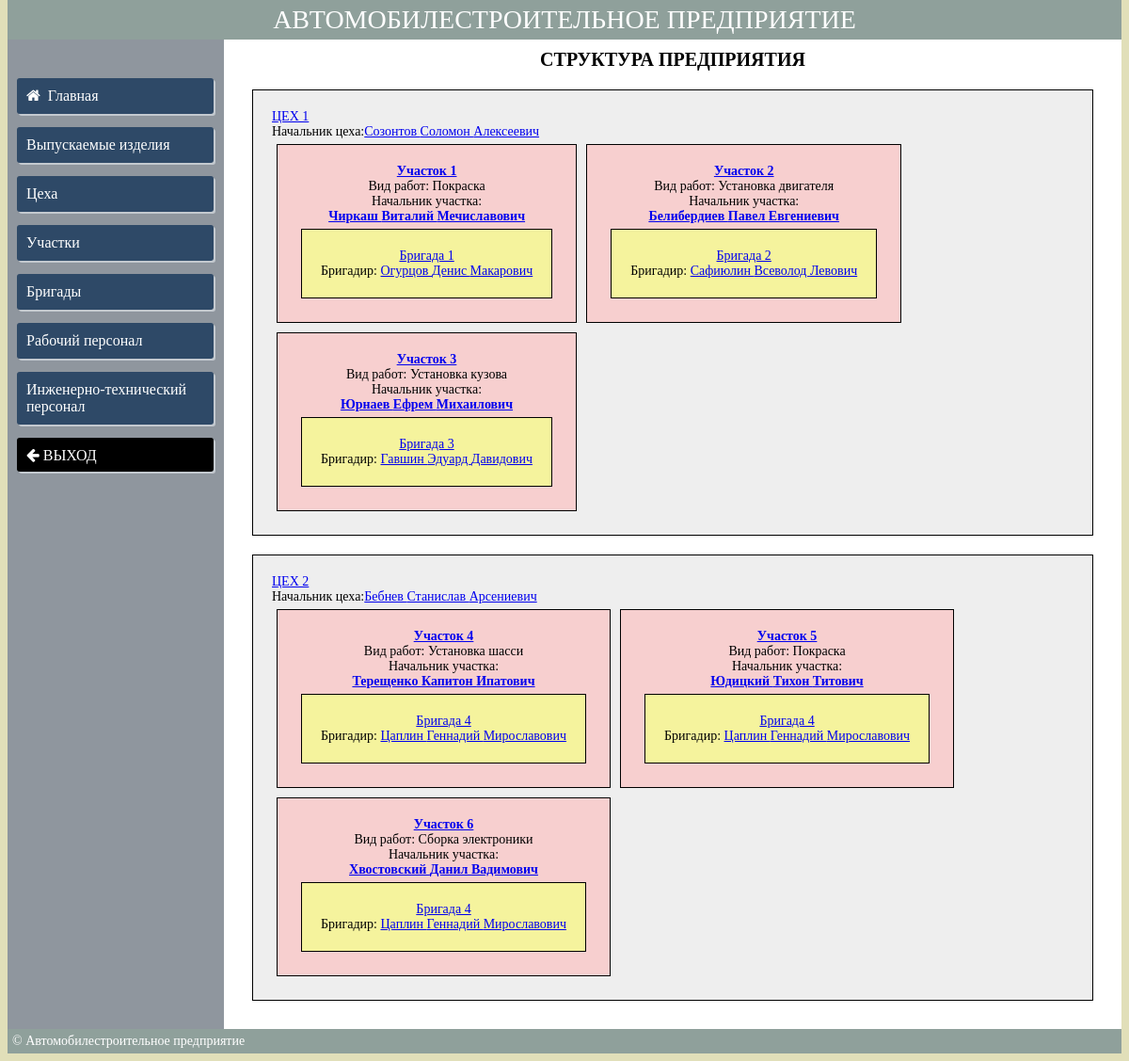
/admin/index.php (signed in), run on the app's committed database.
### tables this page shows
CREATE TABLE IF NOT EXISTS `workshops` (
  `id_workshop` int(11) NOT NULL AUTO_INCREMENT,
  `workshop_name` varchar(255) DEFAULT NULL,
  `workshop_manager` int(11) DEFAULT NULL,
  PRIMARY KEY (`id_workshop`),
  KEY `workshop_manager` (`workshop_manager`)
);

CREATE TABLE IF NOT EXISTS `engineering_staff` (
  `id_worker` int(11) NOT NULL AUTO_INCREMENT,
  `last_name` varchar(20) NOT NULL,
  `first_name` varchar(20) NOT NULL,
  `patronymic` varchar(20) NOT NULL,
  `id_position` int(11) DEFAULT NULL,
  PRIMARY KEY (`id_worker`),
  KEY `position` (`id_position`)
);

CREATE TABLE IF NOT EXISTS `plots` (
  `id_plot` int(11) NOT NULL AUTO_INCREMENT,
  `plot_name` varchar(255) DEFAULT NULL,
  `plot_manager` int(11) DEFAULT NULL,
  `id_brigade` int(11) DEFAULT NULL,
  `id_workshop` int(11) DEFAULT NULL,
  PRIMARY KEY (`id_plot`),
  KEY `id_workshop` (`id_workshop`),
  KEY `plot_manager` (`plot_manager`),
  KEY `id_brigade` (`id_brigade`)
);

CREATE TABLE IF NOT EXISTS `brigades` (
  `id_brigade` int(11) NOT NULL AUTO_INCREMENT,
  `brigade_name` varchar(255) NOT NULL,
  `brigadier` int(11) DEFAULT NULL,
  PRIMARY KEY (`id_brigade`),
  KEY `brigadier` (`brigadier`)
);

CREATE TABLE IF NOT EXISTS `working_staff` (
  `id_worker` int(11) NOT NULL AUTO_INCREMENT,
  `last_name` varchar(20) NOT NULL,
  `first_name` varchar(20) NOT NULL,
  `patronymic` varchar(20) NOT NULL,
  `id_position` int(11) DEFAULT NULL,
  `id_brigade` int(11) DEFAULT NULL,
  PRIMARY KEY (`id_worker`),
  KEY `id_brigade` (`id_brigade`),
  KEY `id_position` (`id_position`)
);

### admin/index.php (the view, shortened to what this page needs)
<?php $link=mysqli_connect("localhost","cb33831_company","Muhammed4815162342","cb33831_company");?>
<html>
	<head>
		<link rel="stylesheet" href="../style/style.css" type="text/css"/>
		<link rel="stylesheet" href="../style/css/font-awesome.min.css">
	</head>
	<body>
		<div class="container">
			<div class="header">АВТОМОБИЛЕСТРОИТЕЛЬНОЕ ПРЕДПРИЯТИЕ</div>
			<div class="sidebar">
				<p><a class="left-menu" href="index.php"><i class="fa fa-home" aria-hidden="true"></i>&nbsp;&nbsp;Главная</a></p>
				<p><a class="left-menu" href="products/products.php">Выпускаемые изделия</a></p>
				<p><a class="left-menu" href="workshops/workshops.php">Цеха</a></p>
				<p><a class="left-menu" href="plots/plots.php">Участки</a></p>
				<p><a class="left-menu" href="working_staff/brigade.php">Бригады</a></p>
				<p><a class="left-menu" href="working_staff/working_staff.php">Рабочий персонал</a></p>
				<p><a class="left-menu" href="engineering_staff/engineering_staff.php">Инженерно-технический персонал</a></p>
				<p><a style='background: #000;'class="left-menu" href="index.php?do=logout"><i class="fa fa-arrow-left" aria-hidden="true"> ВЫХОД </i></a></p>
			</div>
			<div class="content">
				<h2>СТРУКТУРА ПРЕДПРИЯТИЯ</h2>
				<?
				$result1=mysqli_query($link,"SELECT DISTINCT w.`id_workshop`, w.`workshop_name`, e.`id_worker`, e.`last_name`, e.`first_name`, e.`patronymic` FROM `workshops` w
LEFT JOIN `engineering_staff` e ON w.`workshop_manager`=e.`id_worker`");
				while($workshop=mysqli_fetch_array($result1))
				{
					echo "<div class='workshop'> <a href='workshops/workshops.php?search={$workshop[1]}&submit='>{$workshop[1]}</a><br>Начальник цеха:<a href='engineering_staff/engineering_info.php?id_info={$workshop[2]}'>{$workshop[3]} {$workshop[4]} {$workshop[5]}</a><br>";
					$result2=mysqli_query($link,"SELECT DISTINCT pl.`id_plot`, pl.`plot_name`, e.`id_worker`, e.`last_name`, e.`first_name`, e.`patronymic`,wr.`type_of_work` FROM `plots` pl
												LEFT JOIN `engineering_staff` e ON pl.`plot_manager`= e.`id_worker`
												LEFT JOIN `work` wr on pl.`id_plot`=wr.`id_plot`
												WHERE pl.`id_workshop` = {$workshop[0]}");
					while ($plot=mysqli_fetch_array($result2))
					{
						echo "<div class='plot'><b><a href='plots/plots.php?search={$plot[1]}&submit='>{$plot[1]}</a></b><br>Вид работ: {$plot[6]} <br>Начальник участка:<br><b><a href='engineering_staff/engineering_info.php?id_info={$plot[2]}'> {$plot[3]} {$plot[4]} {$plot[5]}</a></b><br>";
						$result3=mysqli_query($link,"SELECT DISTINCT b.`id_brigade`,b.`brigade_name`, w.`id_worker`, w.`last_name`, w.`first_name`, w.`patronymic` FROM `brigades` b
						LEFT JOIN `working_staff` w ON b.`brigadier`=w.`id_worker`
						LEFT JOIN `plots` p ON  b.`id_brigade`=p.`id_brigade`
                        WHERE p.`id_plot`={$plot[0]}");
						while($brigade=mysqli_fetch_array($result3))
						{
							echo "<div class='brigade'><a href='working_staff/brigade.php?id_info={$brigade[0]}'>{$brigade[1]}</a><br>Бригадир: <a href='working_staff/worker_info.php?id_info={$brigade[2]}'>{$brigade[3]} {$brigade[4]} {$brigade[5]}</a></div>";
						}
						echo "</div>";
					}
					echo "</div>";
				}
				?>
				</div>
			<div class="footer">&copy; Автомобилестроительное предприятие</div>
		</div>
	</body>
</html>

### style/style.css (style rules this page uses)
body { font: Arial, Helvetica, sans-serif; font-size: 14px; background: #e1dfb9; margin-top: 0; }
h2 { font: Arial, Helvetica, sans-serif; font-size: 20px; color: #000; margin-top: 0; text-align: center; text-transform: uppercase; }
.container { width: 100%; margin: 0 auto; background: #8F969E; font: Arial, Helvetica, sans-serif; font-size: 14px; }
.header { font-size: 28px; font: Arial, Helvetica, sans-serif; text-align: center; padding: 5px; background: #8fa09b; color: #fff; position: sticky; top: 0; z-index: 100; }
.sidebar { margin-top: 10px; width: 210px; padding: 0 10px; float: left; position: sticky; top: 69; font: Arial, Helvetica, sans-serif; font-size: 14px; }
.content { margin-left: 230px; padding: 10px; background: #fff; font: Arial, Helvetica, sans-serif; font-size: 14px; }
.footer { background: #8fa09b; color: #fff; padding: 5px; clear: left; font: Arial, Helvetica, sans-serif; font-size: 14px; }
.left-menu { display: inline-block; padding: 10px 10px; background: #2e4967; box-shadow: 2px 2px 0 0 #c3c9cf; position: relative; color: #ffffff; text-decoration: none; width: 90%; border-radius: 3px; font: Arial, Helvetica, sans-serif; font-size: 16px; }
.workshop { border: 1px solid #000; background: #eee; padding: 20px; margin: 20px; }
.plot { border: 1px solid #000; background: #f7cfcf; padding: 20px; margin: 5px; display: inline-block; text-align: center; }
.brigade { border: 1px solid #000; background: #f5f39d; padding: 20px; margin: 5px; display: inline-block; text-align: center; }

### data on the page
workshops: workshop_name "ЦЕХ 1", workshop_manager.last_name "Созонтов", workshop_manager.first_name "Соломон", workshop_manager.patronymic "Алексеевич"
plots: plot_name "Участок 1", plot "Покраска", plot_manager.last_name "Чиркаш", plot_manager.first_name "Виталий", plot_manager.patronymic "Мечиславович"
brigades: brigade_name "Бригада 1", brigadier.last_name "Огурцов", brigadier.first_name "Денис", brigadier.patronymic "Макарович"
plots: plot_name "Участок 2", plot "Установка двигателя", plot_manager.last_name "Белибердиев", plot_manager.first_name "Павел", plot_manager.patronymic "Евгениевич"
brigades: brigade_name "Бригада 2", brigadier.last_name "Сафиюлин", brigadier.first_name "Всеволод", brigadier.patronymic "Левович"
plots: plot_name "Участок 3", plot "Установка кузова", plot_manager.last_name "Юрнаев", plot_manager.first_name "Ефрем", plot_manager.patronymic "Михаилович"
brigades: brigade_name "Бригада 3", brigadier.last_name "Гавшин", brigadier.first_name "Эдуард", brigadier.patronymic "Давидович"
workshops: workshop_name "ЦЕХ 2", workshop_manager.last_name "Бебнев", workshop_manager.first_name "Станислав", workshop_manager.patronymic "Арсениевич"
plots: plot_name "Участок 4", plot "Установка шасси", plot_manager.last_name "Терещенко", plot_manager.first_name "Капитон", plot_manager.patronymic "Ипатович"
brigades: brigade_name "Бригада 4", brigadier.last_name "Цаплин", brigadier.first_name "Геннадий", brigadier.patronymic "Мирославович"
plots: plot_name "Участок 5", plot "Покраска", plot_manager.last_name "Юдицкий", plot_manager.first_name "Тихон", plot_manager.patronymic "Титович"
plots: plot_name "Участок 6", plot "Сборка электроники", plot_manager.last_name "Хвостовский", plot_manager.first_name "Данил", plot_manager.patronymic "Вадимович"
